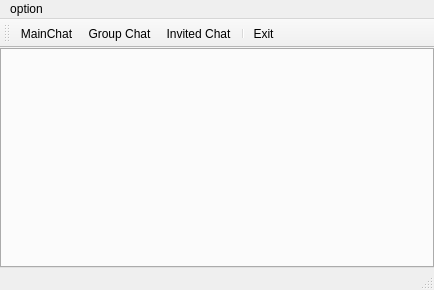
<?xml version="1.0" encoding="UTF-8"?>
<ui version="4.0">
 <class>ChatWindow</class>
 <widget class="QMainWindow" name="ChatWindow">
  <property name="geometry">
   <rect>
    <x>0</x>
    <y>0</y>
    <width>434</width>
    <height>290</height>
   </rect>
  </property>
  <property name="windowTitle">
   <string>MainWindow</string>
  </property>
  <widget class="QWidget" name="centralwidget">
   <layout class="QHBoxLayout" name="horizontalLayout">
    <property name="leftMargin">
     <number>0</number>
    </property>
    <property name="topMargin">
     <number>0</number>
    </property>
    <property name="rightMargin">
     <number>0</number>
    </property>
    <property name="bottomMargin">
     <number>0</number>
    </property>
    <item>
     <widget class="QTabWidget" name="tabWidget"/>
    </item>
   </layout>
  </widget>
  <widget class="QMenuBar" name="menubar">
   <property name="geometry">
    <rect>
     <x>0</x>
     <y>0</y>
     <width>434</width>
     <height>22</height>
    </rect>
   </property>
   <widget class="QMenu" name="menuoption">
    <property name="title">
     <string>option</string>
    </property>
    <addaction name="actionMainChat"/>
    <addaction name="actionGroupChat"/>
    <addaction name="actionInvitedChat"/>
    <addaction name="actionExit"/>
   </widget>
   <addaction name="menuoption"/>
  </widget>
  <widget class="QStatusBar" name="statusbar"/>
  <widget class="QToolBar" name="toolBar">
   <property name="windowTitle">
    <string>toolBar</string>
   </property>
   <attribute name="toolBarArea">
    <enum>TopToolBarArea</enum>
   </attribute>
   <attribute name="toolBarBreak">
    <bool>false</bool>
   </attribute>
   <addaction name="actionMainChat"/>
   <addaction name="actionGroupChat"/>
   <addaction name="actionInvitedChat"/>
   <addaction name="separator"/>
   <addaction name="actionExit"/>
  </widget>
  <action name="actionMainChat">
   <property name="icon">
    <iconset theme="QIcon::ThemeIcon::DocumentNew"/>
   </property>
   <property name="text">
    <string>MainChat</string>
   </property>
   <property name="toolTip">
    <string>MainChat</string>
   </property>
  </action>
  <action name="actionGroupChat">
   <property name="icon">
    <iconset theme="QIcon::ThemeIcon::EditCopy"/>
   </property>
   <property name="text">
    <string>Group Chat</string>
   </property>
  </action>
  <action name="actionExit">
   <property name="icon">
    <iconset theme="QIcon::ThemeIcon::ApplicationExit"/>
   </property>
   <property name="text">
    <string>Exit</string>
   </property>
  </action>
  <action name="actionInvitedChat">
   <property name="icon">
    <iconset theme="QIcon::ThemeIcon::ContactNew"/>
   </property>
   <property name="text">
    <string>Invited Chat</string>
   </property>
  </action>
 </widget>
 <tabstops>
  <tabstop>tabWidget</tabstop>
 </tabstops>
 <resources/>
 <connections/>
</ui>
